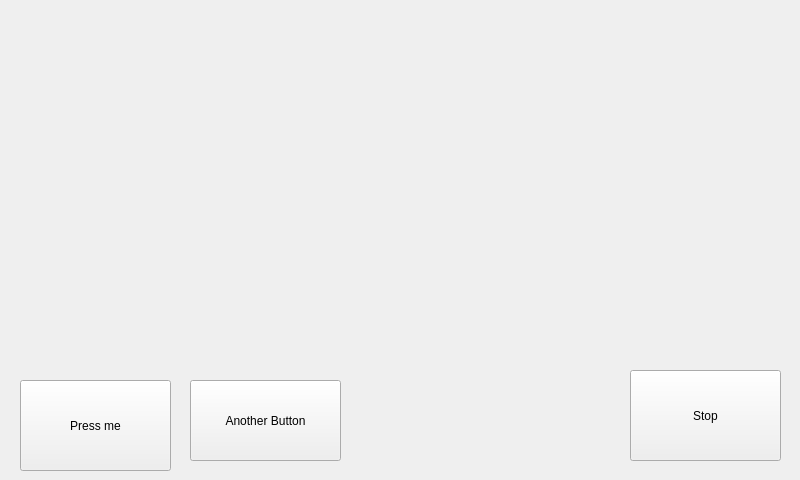
<?xml version="1.0" encoding="UTF-8"?>
<ui version="4.0">
 <class>MainWindow</class>
 <widget class="QMainWindow" name="MainWindow">
  <property name="geometry">
   <rect>
    <x>0</x>
    <y>0</y>
    <width>800</width>
    <height>480</height>
   </rect>
  </property>
  <property name="sizePolicy">
   <sizepolicy hsizetype="Fixed" vsizetype="Fixed">
    <horstretch>0</horstretch>
    <verstretch>0</verstretch>
   </sizepolicy>
  </property>
  <property name="windowTitle">
   <string>pislm</string>
  </property>
  <widget class="QWidget" name="centralWidget">
   <widget class="QPushButton" name="pushButton">
    <property name="geometry">
     <rect>
      <x>20</x>
      <y>380</y>
      <width>151</width>
      <height>91</height>
     </rect>
    </property>
    <property name="text">
     <string>Press me</string>
    </property>
   </widget>
   <widget class="QPushButton" name="pushButton_2">
    <property name="geometry">
     <rect>
      <x>190</x>
      <y>380</y>
      <width>151</width>
      <height>81</height>
     </rect>
    </property>
    <property name="text">
     <string>Another Button</string>
    </property>
   </widget>
   <widget class="CWaveDisplay" name="waveWidget" native="true">
    <property name="geometry">
     <rect>
      <x>10</x>
      <y>10</y>
      <width>781</width>
      <height>191</height>
     </rect>
    </property>
   </widget>
   <widget class="CFFTDisplay" name="fftWidget" native="true">
    <property name="geometry">
     <rect>
      <x>10</x>
      <y>210</y>
      <width>781</width>
      <height>151</height>
     </rect>
    </property>
   </widget>
   <widget class="QPushButton" name="btnStop">
    <property name="geometry">
     <rect>
      <x>630</x>
      <y>370</y>
      <width>151</width>
      <height>91</height>
     </rect>
    </property>
    <property name="text">
     <string>Stop</string>
    </property>
   </widget>
  </widget>
 </widget>
 <layoutdefault spacing="6" margin="11"/>
 <customwidgets>
  <customwidget>
   <class>CWaveDisplay</class>
   <extends>QWidget</extends>
   <header>CWaveDisplay.h</header>
   <container>1</container>
  </customwidget>
  <customwidget>
   <class>CFFTDisplay</class>
   <extends>QWidget</extends>
   <header>CFFTDisplay.h</header>
   <container>1</container>
  </customwidget>
 </customwidgets>
 <resources/>
 <connections>
  <connection>
   <sender>pushButton</sender>
   <signal>clicked()</signal>
   <receiver>MainWindow</receiver>
   <slot>ButtonClicked()</slot>
   <hints>
    <hint type="sourcelabel">
     <x>199</x>
     <y>89</y>
    </hint>
    <hint type="destinationlabel">
     <x>279</x>
     <y>230</y>
    </hint>
   </hints>
  </connection>
  <connection>
   <sender>btnStop</sender>
   <signal>clicked()</signal>
   <receiver>MainWindow</receiver>
   <slot>btnStopClicked()</slot>
   <hints>
    <hint type="sourcelabel">
     <x>705</x>
     <y>415</y>
    </hint>
    <hint type="destinationlabel">
     <x>399</x>
     <y>239</y>
    </hint>
   </hints>
  </connection>
 </connections>
 <slots>
  <slot>ButtonClicked()</slot>
  <slot>btnStopClicked()</slot>
 </slots>
</ui>
